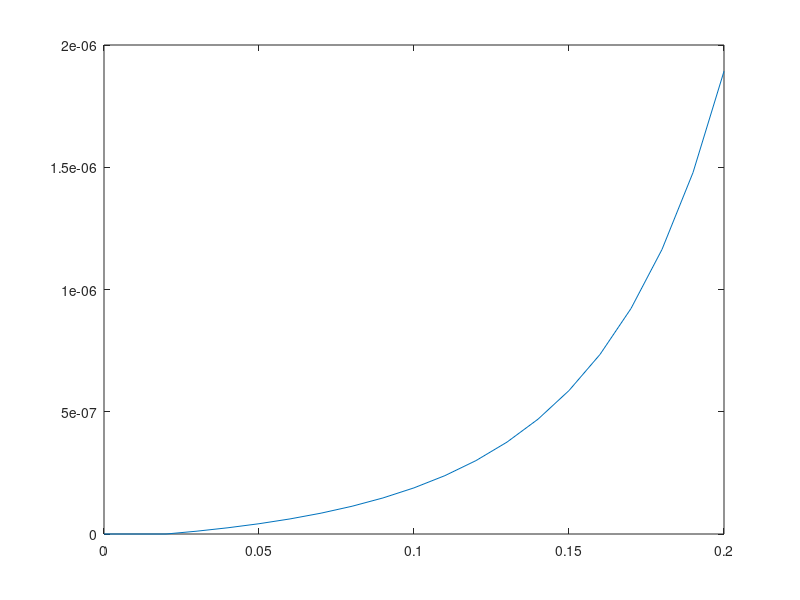

Reproduce this figure in MATLAB.
t = 0;
tend = 0.20;
h = 0.01;
w2__5_6_13 = zeros(21,1);
w2__5_6_13(1:3) = 1 - log(1 -exp(1)*(t+(0:2).*h));
tol = 1e-6;
for i = 3:20
   w_old = w2__5_6_13(i);
   w_new = w2__5_6_13(i) + h.*(9*exp(w_old)+19*exp(w2__5_6_13(i))-5*exp(w2__5_6_13(i-1))+exp(w2__5_6_13(i-2)))./24;
   while abs(w_old - w_new) > tol
       w_old = w_new;
       w_new = w2__5_6_13(i) + h.*(9*exp(w_old)+19*exp(w2__5_6_13(i))-5*exp(w2__5_6_13(i-1))+exp(w2__5_6_13(i-2)))./24;
   end
   w2__5_6_13(i+1) = w_new;
end
%plot(t:h:tend, w2__5_6_13);
err2__5_6_13 = abs(w2__5_6_13 - (1 - log(1 -exp(1)*(t:h:tend)')));
plot(t:h:tend, err2__5_6_13);